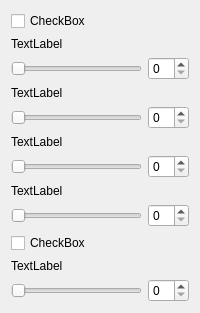
                 <widget class="QWidget" name="page_26">
                  <attribute name="label">
                   <string>扫描防护装置</string>
                  </attribute>
                  <layout class="QVBoxLayout" name="verticalLayout_81">
                   <item>
                    <layout class="QVBoxLayout" name="verticalLayout_80">
                     <item>
                      <widget class="QCheckBox" name="checkBox_85">
                       <property name="text">
                        <string>CheckBox</string>
                       </property>
                      </widget>
                     </item>
                     <item>
                      <widget class="QLabel" name="label_129">
                       <property name="text">
                        <string>TextLabel</string>
                       </property>
                      </widget>
                     </item>
                     <item>
                      <layout class="QHBoxLayout" name="horizontalLayout_132">
                       <item>
                        <widget class="QSlider" name="horizontalSlider_104">
                         <property name="orientation">
                          <enum>Qt::Horizontal</enum>
                         </property>
                        </widget>
                       </item>
                       <item>
                        <widget class="QSpinBox" name="spinBox_104"/>
                       </item>
                      </layout>
                     </item>
                     <item>
                      <widget class="QLabel" name="label_130">
                       <property name="text">
                        <string>TextLabel</string>
                       </property>
                      </widget>
                     </item>
                     <item>
                      <layout class="QHBoxLayout" name="horizontalLayout_135">
                       <item>
                        <widget class="QSlider" name="horizontalSlider_110">
                         <property name="orientation">
                          <enum>Qt::Horizontal</enum>
                         </property>
                        </widget>
                       </item>
                       <item>
                        <widget class="QSpinBox" name="spinBox_110"/>
                       </item>
                      </layout>
                     </item>
                     <item>
                      <widget class="QLabel" name="label_131">
                       <property name="text">
                        <string>TextLabel</string>
                       </property>
                      </widget>
                     </item>
                     <item>
                      <layout class="QHBoxLayout" name="horizontalLayout_134">
                       <item>
                        <widget class="QSlider" name="horizontalSlider_111">
                         <property name="orientation">
                          <enum>Qt::Horizontal</enum>
                         </property>
                        </widget>
                       </item>
                       <item>
                        <widget class="QSpinBox" name="spinBox_111"/>
                       </item>
                      </layout>
                     </item>
                     <item>
                      <widget class="QLabel" name="label_132">
                       <property name="text">
                        <string>TextLabel</string>
                       </property>
                      </widget>
                     </item>
                     <item>
                      <layout class="QHBoxLayout" name="horizontalLayout_133">
                       <item>
                        <widget class="QSlider" name="horizontalSlider_112">
                         <property name="orientation">
                          <enum>Qt::Horizontal</enum>
                         </property>
                        </widget>
                       </item>
                       <item>
                        <widget class="QSpinBox" name="spinBox_112"/>
                       </item>
                      </layout>
                     </item>
                     <item>
                      <widget class="QCheckBox" name="checkBox_86">
                       <property name="text">
                        <string>CheckBox</string>
                       </property>
                      </widget>
                     </item>
                     <item>
                      <widget class="QLabel" name="label_133">
                       <property name="text">
                        <string>TextLabel</string>
                       </property>
                      </widget>
                     </item>
                     <item>
                      <layout class="QHBoxLayout" name="horizontalLayout_136">
                       <item>
                        <widget class="QSlider" name="horizontalSlider_113">
                         <property name="orientation">
                          <enum>Qt::Horizontal</enum>
                         </property>
                        </widget>
                       </item>
                       <item>
                        <widget class="QSpinBox" name="spinBox_113"/>
                       </item>
                      </layout>
                     </item>
                    </layout>
                   </item>
                  </layout>
                 </widget>
